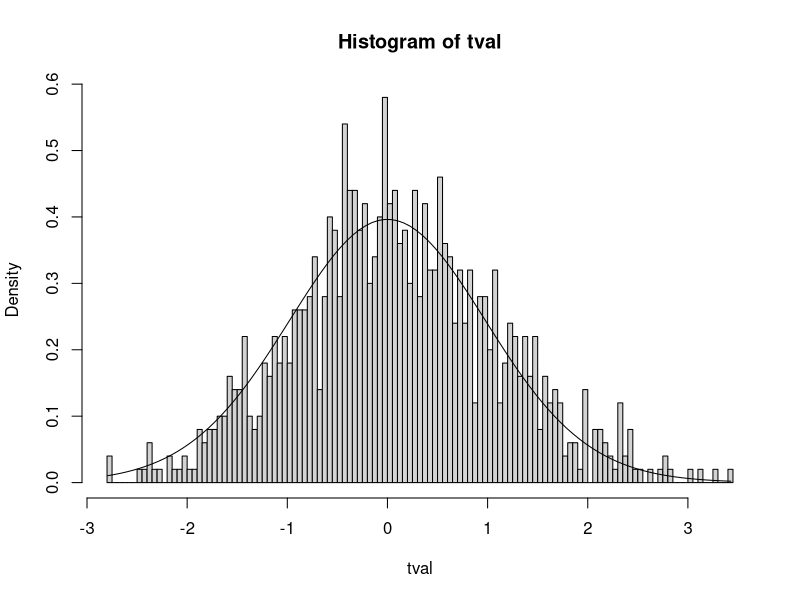

The R script that drew this image:
# Test de moyenne bilatéral - T test simulation (Monte Carlo)
# Objectif: Estimation de puissance 
# dans le cas: 2 échantillons indépendants de même variance 
# connue s, et de moyennes respectives 0 et meand.
# NB: les tailles des échantillons ne sont pas nécessairement
# égales: on les note n1 et n2
# Clear environment
rm(list=ls())

#-----------------------------------------------------------------------
# Paramètres de la simulation
#-----------------------------------------------------------------------


# Number of runs
runs = 1000

# Sample sizes (for each group)
n1 = 20
n2 = 20
# Difference between the means
# no difference to test the alpha level (type I errors)
meand0 = 0
# non null to test how often the existing effect is found (power)
meand = 0.1

# Standard deviation of both samples
s = 0.1

# Erreur de 1ère espèce
alpha = 0.05

#---------------------------------------------------
# t-test simulations (Monte-Carlo)
#---------------------------------------------------

ttest_MC_samevar<-function(runs, meand, n1, n2, s, alpha){
    
  # Independent variable (predictor)
  x = c(
    rep(1,n1),	# group 1
    rep(2,n2)	# group 2
  )
  x = factor(x)
  
  # Perform runs (with stochastic sampling)
  tval = numeric(runs) # to store resulting t statistics
  tval_hand = numeric(runs) # to store resulting t statistics (computed by hand)
  pval = numeric(runs) # to store resulting p-values
  for (r in 1:runs) {
    # Generate random independent samples with normal distributions
    # for the dependent variable (predicted)
    y = c(
      rnorm(n1,mean=0,sd=s),
      rnorm(n2,mean=meand,sd=s)
    )
    
    # Run model : on stocke les t-statistics et p-values
    # du modèle généré par R.
    model = t.test(y~x, var.equal=TRUE)
    tval[r] = model$statistic
    pval[r] = model$p.value
    
    # Hand-made equivalent to compute the t statistic
    # (will produce the same value as model$statistic)
    # DV for each group
    y1 = y[x==1]
    y2 = y[x==2]
    # Pooled standard deviation
    s12 = sqrt((sd(y1)^2+sd(y2)^2)/(n1+n2-2))
    tval_hand[r] = (mean(y1)-mean(y2))/(s12*sqrt((1/n1)+(1/n2)))
  }
  
  # Display the resulting statistics
  res = data.frame(
    t_statistic=tval,
    t_statistic_hand=tval_hand,
    p_value=pval
  )
  head(res,10)
  
  # Histograms for the observed t statistic on independent samples
  hist(tval,freq=FALSE,breaks=100)
  # Curve for the theoretical distribution for independent samples
  # (if mean = 0)
  s_range = seq(min(tval),max(tval),length.out=100)
  lines(s_range,dt(s_range,n1+n1-2))
  # if the histogram and curve match,
  # this means we cannot differentiate the results at chance level)
  
  # Directly exploit the pvalues generated by the model
  # to get the power of type I error rate (depending on meand value)
  # p5_model devrait tendre vers 0.05 si meand = 0
  # p5_model nous donne la puissance du test si meand != 0
  nb = sum(pval<alpha)
  # --> signifie que si meand = 0, on conclue à tort un effet à un ratio p5_model
  # si meand != 0, on affirme à raison un effet à un ratio p5_model
  p5_model = nb/runs
  
  # Compute the ratio of type I errors (should be <0.5)
  # equivalent to what precedes (to help you understand the computations)
  # (using the t statistic table/function)
  # p5_hand devrait etre égal à p5_model
  thr_low = qt(alpha/2,n1+n2-2,lower.tail=T)
  thr_upp = qt(alpha/2,n1+n2-2,lower.tail=F)
  nb = sum(tval<thr_low | tval>thr_upp)
  p5_hand = nb/runs
  
  # On calcule la puissance théorique (analytique) du t-test avec le package power:
  # NB: Dans le cas n1 = n2 = n, on devrait avoir p5_package = p5_model = p5_hand.
  p5_package = power.t.test(n=(n1+n2)/2, d = meand/s, sig.level = alpha, type = "two.sample", alternative = "two.sided")$power
  
  # Add these results to the global table
  results = data.frame(
    n1=n1,
    n2=n2,
    mean_diff=meand,
    sd=s,
    runs=runs,
    p5_model=p5_model,
    p5_hand=p5_hand,
    p5_package=p5_package 
  )
  results
}
ttest_MC_samevar(runs, meand0, n1, n2, s, alpha)
# If meand=0, we expect the proportion of p-values<0.05 to be roughly at 0.05 (type I error rate)
# If meand!=0, we expect the proportion of p-values<0.05 to be the highest possible (power)
